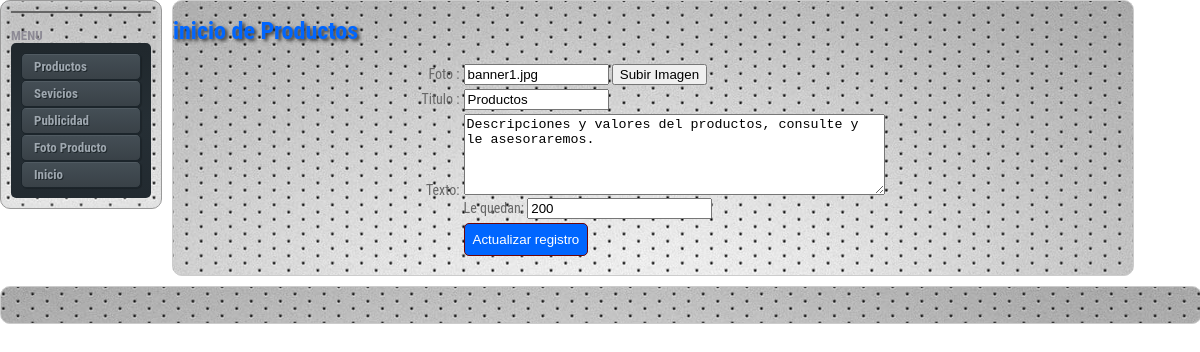
/admin/fotopro-edit.php?recordID=1, run on the app's committed database.
### tables this page shows
CREATE TABLE `inicioproducto` (
  `idProduc` int(11) NOT NULL AUTO_INCREMENT,
  `Foto` varchar(100) DEFAULT NULL,
  `Titulo` varchar(50) DEFAULT NULL,
  `Texto` varchar(200) DEFAULT NULL,
  PRIMARY KEY (`idProduc`)
);

### admin/fotopro-edit.php (the view, shortened to what this page needs)
<?php require_once('../Connections/conexion.php');?>
<?php
$varLogo_ObtengoLogo = "0";
if (isset($_GET["recordID"])) {
  $varLogo_ObtengoLogo = $_GET["recordID"];
}
$query_ObtengoLogo = "SELECT * FROM inicioproducto WHERE idProduc= '$varLogo_ObtengoLogo'";
$ObtengoLogo = mysql_query($query_ObtengoLogo, $conexion) or die(mysql_error());
$row_ObtengoLogo = mysql_fetch_assoc($ObtengoLogo);
$editFormAction = $_SERVER['PHP_SELF'];
if (isset($_SERVER['QUERY_STRING'])) {
  $editFormAction .= "?" . htmlentities($_SERVER['QUERY_STRING']);
}
?>
<!doctype html>
<html>
<head>
<link href="../css/principaladmin.css" rel="stylesheet" type="text/css">
</head>
<body>
<div class="container">
  <div class="sidebar1">
    <ul class="nav">
      <li></li>
    </ul>
    <?php include("../includes/includeadmin.php");
?>
    </div>
  <div class="content">
    <h1>inicio de Productos
    </h1>
 <form action="<?php echo $editFormAction; ?>" method="post" name="form1" id="form1">
   <table align="center">
     <tr valign="baseline">
       <td nowrap="nowrap" align="right">Foto :</td>
       <td><input name="Foto" type="text" value="<?php echo htmlentities($row_ObtengoLogo['Foto'], ENT_COMPAT, 'iso-8859-1'); ?>" size="15" />
         <input name="button2" type="button" class="botonimagen" id="button2" onclick="javascript:subirimagen('Foto');" value="Subir Imagen"/></td>
     </tr>
        <tr valign="baseline">
       <td nowrap="nowrap" align="right">Titulo :</td>
       <td><input name="Titulo" type="text" value="<?php echo $row_ObtengoLogo['Titulo']; ?>" size="15" /></td>
     </tr>
          <tr valign="baseline">
       <td nowrap="nowrap" align="right">Texto:</td>
       <td><textarea name="Texto" cols="50" onkeyup="Delimitar(this.form)" rows="5"><?php echo htmlentities($row_ObtengoLogo['Texto'], ENT_COMPAT, 'iso-8859-1'); ?></textarea>
<br/>
           Le quedan: <input type="text" name="quedan" value="200" maxlength="3">
       </td>
       </tr>
     <tr valign="baseline">
       <td nowrap="nowrap" align="right">&nbsp;</td>
       <td><input type="submit" class="boton" name="actualizar" value="Actualizar registro" /></td>
     </tr>
   </table>
 </form>
 <p>&nbsp;</p>
 </div>
  <div class="footer">
    <p>&nbsp;</p>
    </div>
  </div>
</body>
</html>

### css/principaladmin.css (style rules this page uses)
body { margin: 0; padding: 0; color: #333; background-repeat: no-repeat; background-position: center center; font-family:'Roboto Condensed', sans-serif; font-size: 14px; line-height: normal; background-color: #FFF; }
ul, ol, dl { padding: 0; margin: 0; }
h3, h4, h5, h6, { margin-top: 0; padding-right: 15px; padding-left: 0px; font-size: 13px; }
p { margin: 0px; padding: 0px; }
h1 { font-size: 24px; color: #06F; border-top-width: 1px; border-right-width: 1px; border-bottom-width: 1px; border-left-width: 1px; border-top-style: none; border-right-style: none; border-bottom-style: none; border-left-style: none; text-shadow: 0.1em 0.1em 0.15em #333; }
.container { width: 100%; background-color: #FFF; margin-top: 0; margin-right: auto; margin-bottom: 0; margin-left: auto; }
.sidebar1 { float: left; background-color: #FFF; border: 1px solid #999999; width: 140px; -moz-border-radius: 10px; -webkit-border-radius: 10px; box-shadow: inset 0 0 8px #dcddde; -moz-box-shadow: inset 0 0 8px #dcddde; -webkit-box-shadow: inset 0 0 8px #dcddde; background-image: url(../images/fondo.jpg); background-repeat: repeat-x; background-position: center top; margin-right: 10px; padding: 10px; font-size: 13px; color: #8D8A95; right: 10px; }
.content { width: 780px; float: left; background-color: #FFF; border: 1px solid #CCCCCC; width: 80%; -moz-border-radius: 10px; -webkit-border-radius: 10px; background-image: url(../images/fondo.jpg); background-repeat: repeat-x; background-position: center top; color: #666; margin: 0px; padding: 0px; clip: rect(auto,100px,auto,auto); }
ul.nav { list-style: none; border-top: 1px solid #666; margin-bottom: 15px; }
ul.nav li { border-bottom: 1px solid #666; }
.footer { position: relative; clear: both; background-color: #FFF; border: 1px solid #CCCCCC; width: 100%; -moz-border-radius: 10px; -webkit-border-radius: 10px; background-image: url(../images/fondo.jpg); background-repeat: repeat-x; background-position: center top; padding-top: 10px; padding-right: 0; padding-bottom: 10px; padding-left: 0; top: 10px; }
.boton { background-color: #0066FF; border: 1px solid #6D0306; color: #fff; text-align: center; border-radius: 5px; -moz-border-radius: 5px; -webkit-border-radius: 5px; padding: 8px; min-width: 110px; }

### data on the page
inicioproducto: Foto "banner1.jpg", Titulo "Productos", Texto "Descripciones y valores del productos, consulte y le asesoraremos."
